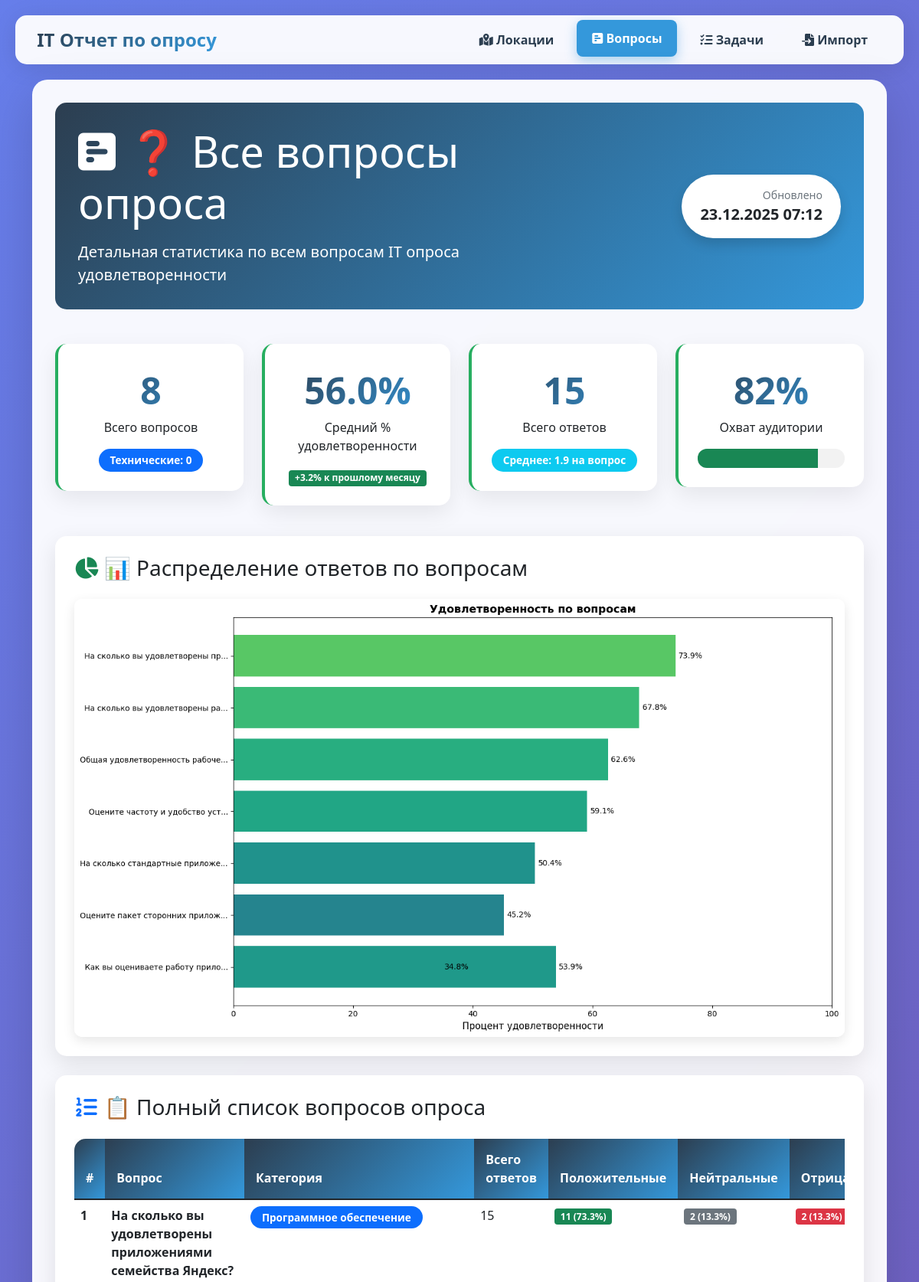
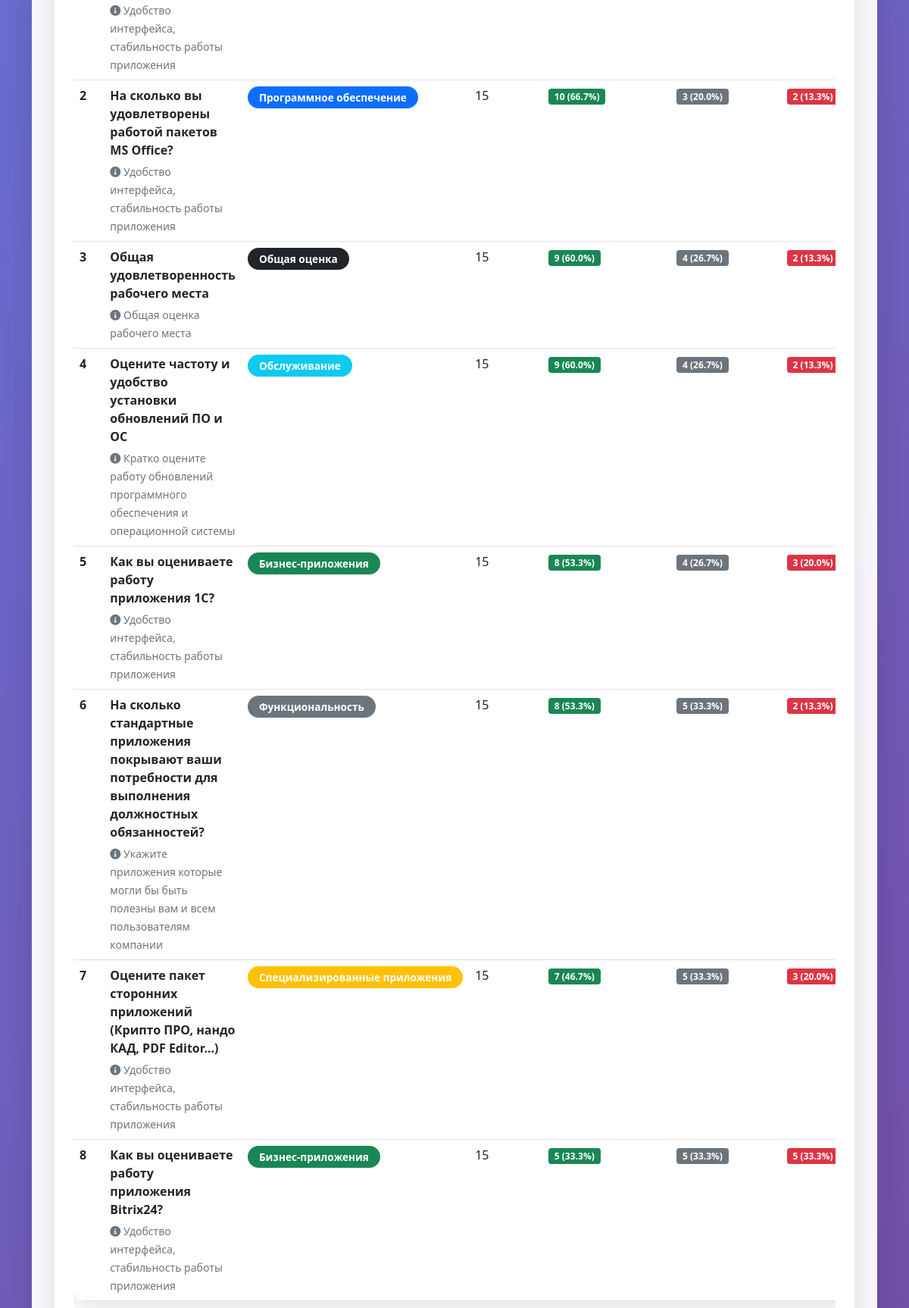
Screenshot of /questions (upper part) with the database file from the repository (2 pictures, top to bottom).
### tables this page shows
CREATE TABLE questions (
            id INTEGER PRIMARY KEY AUTOINCREMENT,
            question_text TEXT NOT NULL,
            category TEXT,
            total_responses INTEGER DEFAULT 0,
            positive_responses INTEGER DEFAULT 0,
            neutral_responses INTEGER DEFAULT 0,
            negative_responses INTEGER DEFAULT 0,
            satisfaction_percent REAL DEFAULT 0.0,
            location TEXT,
            created_at TIMESTAMP DEFAULT CURRENT_TIMESTAMP
        );

### final_with_charts.py (the view)
@app.route('/questions')
def questions():
    conn = get_db_connection()
    questions_data = conn.execute('SELECT * FROM questions ORDER BY satisfaction_percent DESC').fetchall()
    conn.close()
    questions_list = []
    total_questions = len(questions_data)
    total_responses = 0
    if questions_data:
        total_responses = questions_data[0]['total_responses']
    avg_satisfaction = 0
    for q in questions_data:
        q_dict = dict(q)
        questions_list.append(q_dict)
        avg_satisfaction += q_dict.get('satisfaction_percent', 0)
    avg_satisfaction = avg_satisfaction / total_questions if total_questions > 0 else 0
    chart = create_questions_chart(questions_list)
    return render_template('questions.html',
                         questions=questions_list,
                         total_questions=total_questions,
                         total_responses=total_responses,  # Теперь это количество респондентов
                         avg_satisfaction=round(avg_satisfaction, 1),
                         chart=chart,
                         now_time=datetime.now().strftime('%d.%m.%Y %H:%M'))

### final_with_charts.py (called while the page is built)
def get_db_connection():
    conn = sqlite3.connect('/var/www/survey-report/survey_complete.db')
    conn.row_factory = sqlite3.Row
    return conn

### templates/questions.html (shortened to what this page needs)
<!DOCTYPE html>
<html lang="ru">
<head>
    <link href="https://cdn.jsdelivr.net/npm/bootstrap@5.1.3/dist/css/bootstrap.min.css" rel="stylesheet">
    <link rel="stylesheet" href="https://cdnjs.cloudflare.com/ajax/libs/font-awesome/6.0.0/css/all.min.css">
</head>
<body>
    <nav class="navbar navbar-expand-lg">
        <div class="container">
            <a class="navbar-brand" href="/" style="font-weight: 800; font-size: 1.5rem;">
                <span style="background: linear-gradient(135deg, var(--primary), var(--secondary)); -webkit-background-clip: text; -webkit-text-fill-color: transparent;">
                    IT Отчет по опросу
                </span>
            </a>
            <div class="navbar-nav">
                <a class="nav-link" href="/locations">
                    <i class="fas fa-map-marked-alt"></i> Локации
                </a>
                <a class="nav-link active" href="/questions">
                    <i class="fas fa-poll-h"></i> Вопросы
                </a>
                <a class="nav-link" href="/tasks">
                    <i class="fas fa-tasks"></i> Задачи
                </a>
                <a class="nav-link" href="/import">
                    <i class="fas fa-file-import"></i> Импорт
                </a>
            </div>
        </div>
    </nav>
    <div class="container">
        <div class="main-container">
            <div class="header-card">
                <div class="row align-items-center">
                    <div class="col-md-8">
                        <h1 class="display-4 mb-3">
                            <i class="fas fa-poll-h"></i> ❓ Все вопросы опроса
                        </h1>
                        <p class="lead mb-0">Детальная статистика по всем вопросам IT опроса удовлетворенности</p>
                    </div>
                    <div class="col-md-4 text-end">
                        <div class="bg-white text-dark rounded-pill px-4 py-3 d-inline-block shadow">
                            <small class="text-muted d-block">Обновлено</small>
                            <strong class="fs-5">{{ now_time }}</strong>
                        </div>
                    </div>
                </div>
            </div>
            <div class="row mb-4">
                <div class="col-md-3">
                    <div class="metric-card text-center">
                        <div class="stat-number">{{ total_questions }}</div>
                        <div class="stat-label">Всего вопросов</div>
                        <div class="mt-3">
                            {% set tech_count = 0 %}
                            {% for question in questions %}
                                {% if question.category == 'Программное обеспечение' %}
                                    {% set tech_count = tech_count + 1 %}
                                {% endif %}
                            {% endfor %}
                            <span class="badge bg-primary badge-category">Технические: {{ tech_count }}</span>
                        </div>
                    </div>
                </div>
                <div class="col-md-3">
                    <div class="metric-card text-center">
                        <div class="stat-number">{{ avg_satisfaction }}%</div>
                        <div class="stat-label">Средний % удовлетворенности</div>
                        <div class="mt-3">
                            <span class="badge bg-success">+3.2% к прошлому месяцу</span>
                        </div>
                    </div>
                </div>
                <div class="col-md-3">
                    <div class="metric-card text-center">
                        <div class="stat-number">{{ total_responses }}</div>
                        <div class="stat-label">Всего ответов</div>
                        <div class="mt-3">
                            {% if total_questions > 0 %}
                                {% set avg_per_question = (total_responses/total_questions)|round(1) %}
                            {% else %}
                                {% set avg_per_question = 0 %}
                            {% endif %}
                            <span class="badge bg-info badge-category">Среднее: {{ avg_per_question }} на вопрос</span>
                        </div>
                    </div>
                </div>
                <div class="col-md-3">
                    <div class="metric-card text-center">
                        <div class="stat-number">82%</div>
                        <div class="stat-label">Охват аудитории</div>
                        <div class="mt-3">
                            <div class="progress progress-custom">
                                <div class="progress-bar bg-success" style="width: 82%"></div>
                            </div>
                        </div>
                    </div>
                </div>
            </div>
            {% if chart %}
            <div class="chart-container">
                <h3 class="mb-4">
                    <i class="fas fa-chart-pie text-success"></i> 📊 Распределение ответов по вопросам
                </h3>
                <img alt="График вопросов" class="chart-img">
            </div>
            {% endif %}
            <div class="chart-container">
                <h3 class="mb-4">
                    <i class="fas fa-list-ol text-primary"></i> 📋 Полный список вопросов опроса
                </h3>
                <div class="table-responsive">
                    <table class="table table-hover table-custom">
                        <thead>
                            <tr>
                                <th>#</th>
                                <th>Вопрос</th>
                                <th>Категория</th>
                                <th>Всего ответов</th>
                                <th>Положительные</th>
                                <th>Нейтральные</th>
                                <th>Отрицательные</th>
                            </tr>
                        </thead>
                        <tbody>
                            {% for question in questions %}
                            <tr>
                                <td class="fw-bold">{{ loop.index }}</td>
                                <td>
                                    <strong>{{ question.question_text }}</strong>
                                    <div class="mt-1">
                                        <small class="text-muted">
                                            <i class="fas fa-info-circle"></i>
                                            {% if question.question_text.startswith('На сколько вы удовлетворены приложениями семейства Яндекс') %}
                                            Удобство интерфейса, стабильность работы приложения
                                            {% elif question.question_text.startswith('На сколько вы удовлетворены работой пакетов MS Office') %}
                                            Удобство интерфейса, стабильность работы приложения
                                            {% elif question.question_text.startswith('Как вы оцениваете работу приложения 1С') %}
                                            Удобство интерфейса, стабильность работы приложения
                                            {% elif question.question_text.startswith('Как вы оцениваете работу приложения Bitrix24') %}
                                            Удобство интерфейса, стабильность работы приложения
                                            {% elif question.question_text.startswith('Оцените пакет сторонних приложений') %}
                                            Удобство интерфейса, стабильность работы приложения
                                            {% elif question.question_text.startswith('Оцените частоту и удобство установки обновлений ПО и ОС') %}
                                            Кратко оцените работу обновлений программного обеспечения и операционной системы
                                            {% elif question.question_text.startswith('На сколько стандартные приложения покрывают ваши потребности') %}
                                            Укажите приложения которые могли бы быть полезны вам и всем пользователям компании
                                            {% elif question.question_text.startswith('Общая удовлетворенность рабочего места') %}
                                            Общая оценка рабочего места
                                            {% endif %}
                                        </small>
                                    </div>
                                </td>
                                <td>
                                    <span class="badge
                                        {% if question.category == 'Программное обеспечение' %}bg-primary
                                        {% elif question.category == 'Бизнес-приложения' %}bg-success
                                        {% elif question.category == 'Специализированные приложения' %}bg-warning
                                        {% elif question.category == 'Обслуживание' %}bg-info
                                        {% elif question.category == 'Функциональность' %}bg-secondary
                                        {% else %}bg-dark{% endif %} badge-category">
                                        {{ question.category }}
                                    </span>
                                </td>
                                <td>{{ question.total_responses }}</td>
                                <td>
                                    {% if question.total_responses > 0 %}
                                        {% set pos_percent = (question.positive_responses / question.total_responses * 100)|round(1) %}
                                    {% else %}
                                        {% set pos_percent = 0 %}
                                    {% endif %}
                                    <span class="badge bg-success">
                                        {{ question.positive_responses }} ({{ pos_percent }}%)
                                    </span>
                                </td>
                                <td>
                                    {% if question.total_responses > 0 %}
                                        {% set neu_percent = (question.neutral_responses / question.total_responses * 100)|round(1) %}
                                    {% else %}
                                        {% set neu_percent = 0 %}
                                    {% endif %}
                                    <span class="badge bg-secondary">
                                        {{ question.neutral_responses }} ({{ neu_percent }}%)
                                    </span>
                                </td>
                                <td>
                                    {% if question.total_responses > 0 %}
                                        {% set neg_percent = (question.negative_responses / question.total_responses * 100)|round(1) %}
                                    {% else %}
                                        {% set neg_percent = 0 %}
                                    {% endif %}
                                    <span class="badge bg-danger">
                                        {{ question.negative_responses }} ({{ neg_percent }}%)
                                    </span>
                                </td>
                            </tr>
                            {% endfor %}
                        </tbody>
                    </table>
                </div>
            </div>
        </div>
    </div>
</body>
</html>

### templates/questions.html (style rules this page uses)
:root { --primary: #2c3e50; --secondary: #3498db; --success: #27ae60; --warning: #f39c12; --danger: #e74c3c; --info: #17a2b8; }
body { background: linear-gradient(135deg, #667eea 0%, #764ba2 100%); font-family: 'Segoe UI', Tahoma, Geneva, Verdana, sans-serif; min-height: 100vh; padding: 20px; }
.navbar { background: rgba(255, 255, 255, 0.95); backdrop-filter: blur(10px); box-shadow: 0 4px 30px rgba(0, 0, 0, 0.1); border-radius: 15px; margin-bottom: 20px; }
.nav-link { color: var(--primary) !important; font-weight: 600; padding: 12px 20px !important; border-radius: 8px; margin: 0 5px; transition: all 0.3s; }
.nav-link.active { background: var(--secondary); color: white !important; transform: translateY(-2px); box-shadow: 0 5px 15px rgba(52, 152, 219, 0.4); }
.main-container { background: rgba(255, 255, 255, 0.95); backdrop-filter: blur(10px); border-radius: 20px; padding: 30px; box-shadow: 0 20px 60px rgba(0, 0, 0, 0.15); }
.header-card { background: linear-gradient(135deg, var(--primary), var(--secondary)); color: white; padding: 30px; border-radius: 15px; margin-bottom: 30px; }
.metric-card { background: white; border-radius: 15px; padding: 25px; margin: 15px 0; box-shadow: 0 10px 30px rgba(0, 0, 0, 0.08); border-left: 4px solid var(--success); transition: all 0.3s; }
.chart-container { background: white; border-radius: 15px; padding: 25px; margin: 25px 0; box-shadow: 0 10px 30px rgba(0,0,0,0.1); }
.chart-img { width: 100%; border-radius: 10px; box-shadow: 0 5px 15px rgba(0,0,0,0.1); }
.stat-number { font-size: 3rem; font-weight: 800; background: linear-gradient(135deg, var(--primary), var(--secondary)); -webkit-background-clip: text; -webkit-text-fill-color: transparent; }
.progress-custom { height: 25px; border-radius: 12px; background: rgba(0,0,0,0.05); }
.table-custom { border-radius: 15px; overflow: hidden; box-shadow: 0 10px 30px rgba(0,0,0,0.1); background: white; }
.table-custom thead th { background: linear-gradient(135deg, var(--primary), var(--secondary)); color: white; border: none; font-weight: 600; padding: 15px; }
.badge-category { padding: 8px 15px; border-radius: 20px; font-weight: 600; font-size: 0.85rem; }

### rows the page displays
questions: question_text "На сколько вы удовлетворены приложениями семейства Яндекс?", shows "Удобство интерфейса, стабильность работы приложения", category "Программное обеспечение", total_responses "15", positive_responses "11", pos_percent "73.3", neutral_responses "2", neu_percent "13.3", negative_responses "2", neg_percent "13.3"
questions: question_text "На сколько вы удовлетворены работой пакетов MS Office?", shows "Удобство интерфейса, стабильность работы приложения", category "Программное обеспечение", total_responses "15", positive_responses "10", pos_percent "66.7", neutral_responses "3", neu_percent "20.0", negative_responses "2", neg_percent "13.3"
questions: question_text "Общая удовлетворенность рабочего места", shows "Общая оценка рабочего места", category "Общая оценка", total_responses "15", positive_responses "9", pos_percent "60.0", neutral_responses "4", neu_percent "26.7", negative_responses "2", neg_percent "13.3"
questions: question_text "Оцените частоту и удобство установки обновлений ПО и ОС", shows "Кратко оцените работу обновлений программного обеспечения и операционной системы", category "Обслуживание", total_responses "15", positive_responses "9", pos_percent "60.0", neutral_responses "4", neu_percent "26.7", negative_responses "2", neg_percent "13.3"
questions: question_text "Как вы оцениваете работу приложения 1С?", shows "Удобство интерфейса, стабильность работы приложения", category "Бизнес-приложения", total_responses "15", positive_responses "8", pos_percent "53.3", neutral_responses "4", neu_percent "26.7", negative_responses "3", neg_percent "20.0"
questions: question_text "На сколько стандартные приложения покрывают ваши потребности для выполнения должностных обязанностей?", shows "Укажите приложения которые могли бы быть полезны вам и всем пользователям компании", category "Функциональность", total_responses "15", positive_responses "8", pos_percent "53.3", neutral_responses "5", neu_percent "33.3", negative_responses "2", neg_percent "13.3"
questions: question_text "Оцените пакет сторонних приложений (Крипто ПРО, нандо КАД, PDF Editor...)", shows "Удобство интерфейса, стабильность работы приложения", category "Специализированные приложения", total_responses "15", positive_responses "7", pos_percent "46.7", neutral_responses "5", neu_percent "33.3", negative_responses "3", neg_percent "20.0"
questions: question_text "Как вы оцениваете работу приложения Bitrix24?", shows "Удобство интерфейса, стабильность работы приложения", category "Бизнес-приложения", total_responses "15", positive_responses "5", pos_percent "33.3", neutral_responses "5", neu_percent "33.3", negative_responses "5", neg_percent "33.3"

### other values shown
{{ total_questions }} "8"
{{ tech_count }} "0"
{{ avg_satisfaction }} "56.0"
{{ total_responses }} "15"
{{ avg_per_question }} "1.9"
